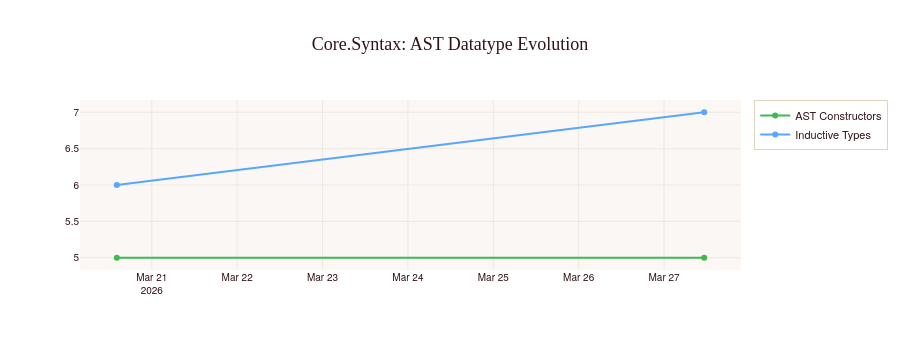

Notebook code for this chart:
### Markdown cell above
## 7. Datatype Evolution (Inductive/Structure Changes)

### Code cell
def track_inductives(filepath, sample_every=10):
    """Track inductive types and structures in a file over time using lean_parser."""
    history = []
    commits_touching = list(repo.iter_commits('main', paths=filepath))
    commits_touching.reverse()

    for i, c in enumerate(commits_touching):
        if i % sample_every != 0 and i != len(commits_touching) - 1:
            continue
        try:
            blob = c.tree / filepath
            content = blob.data_stream.read().decode('utf-8', errors='replace')
            result = parse_lean_file(content)

            inductives = {}
            for d in result['declarations']:
                if d['kind'] in ('inductive', 'structure'):
                    inductives[d['name']] = {
                        'kind': d['kind'],
                        'constructors': len(d.get('cases', {})),
                        'lines': d.get('num_lines', 0),
                    }

            history.append({
                'ts': datetime.fromtimestamp(c.authored_date),
                'hash': c.hexsha[:8],
                'inductives': inductives,
                'total_constructors': sum(v['constructors'] for v in inductives.values()),
                'total_types': len(inductives),
            })
        except (KeyError, TypeError):
            pass

    return pd.DataFrame(history)

# Track Core.Syntax evolution (AST types)
syntax_hist = track_inductives('VerifiedJS/Core/Syntax.lean', sample_every=10)
print(f'{len(syntax_hist)} snapshots')

fig = go.Figure()
fig.add_trace(go.Scatter(x=syntax_hist['ts'], y=syntax_hist['total_constructors'],
    name='AST Constructors', line=dict(color='#3fb950', width=2)))
fig.add_trace(go.Scatter(x=syntax_hist['ts'], y=syntax_hist['total_types'],
    name='Inductive Types', line=dict(color='#58a6ff', width=2)))
fig.update_layout(title='Core.Syntax: AST Datatype Evolution', height=350)
fig.show()

### Figure 1 — Plotly figure (JSON) as saved in the notebook; plotly's stock layout.template omitted (floating-point values rounded to 4 significant figures)
{"data": [{"line": {"color": "#3fb950", "width": 2}, "name": "AST Constructors", "type": "scatter", "x": ["2026-03-20T14:10:01.000000", "2026-03-27T11:17:02.000000"], "y": [5, 5]}, {"line": {"color": "#58a6ff", "width": 2}, "name": "Inductive Types", "type": "scatter", "x": ["2026-03-20T14:10:01.000000", "2026-03-27T11:17:02.000000"], "y": [6, 7]}], "layout": {"height": 350, "title": {"text": "Core.Syntax: AST Datatype Evolution"}}}
